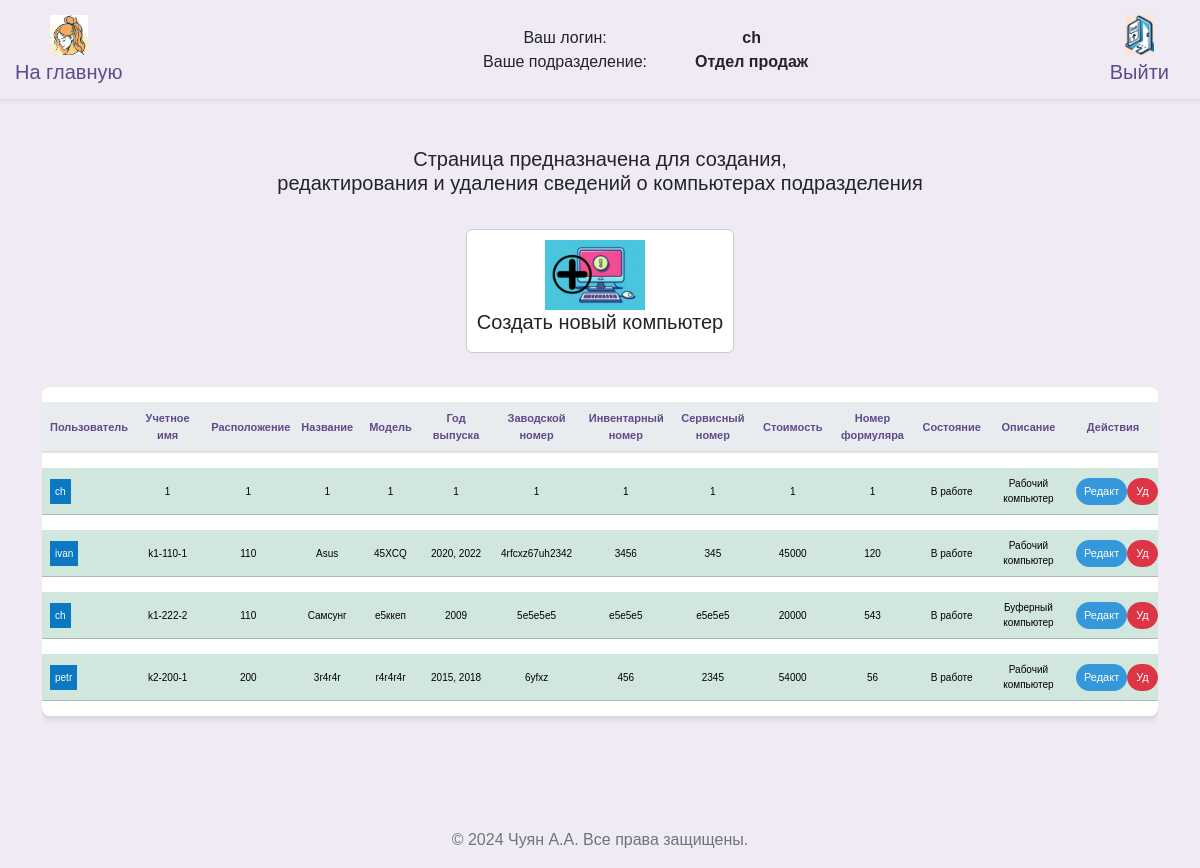
/arms (signed in), run on an earlier commit of the app's database.
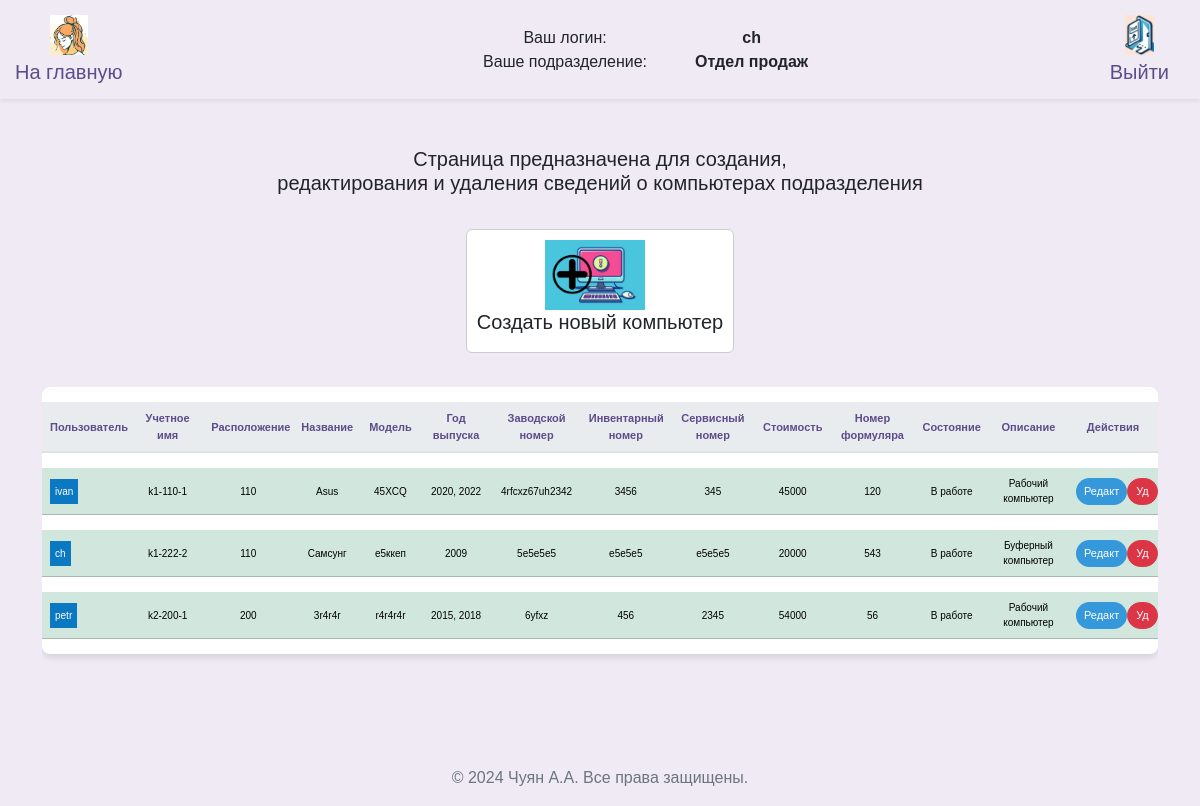
And on a later commit of the database.
### src/database/models.py (models this page shows, shortened)
class Worker(Base):
    __tablename__ = "worker"
    id = Column(Integer, primary_key=True)
    role = Column(Enum(Role), default=Role.guest)
    fio = Column(String)
    name = Column(String, unique=True)
    password = Column(String)
    department = Column(String)
    position = Column(String)
    description = Column(String, default=None)
    conn_worker_arm = relationship(
        "Arm", back_populates="conn_arm_worker"
    )

class Arm(Base):
    __tablename__ = "arm"
    id = Column(Integer, primary_key=True)
    title = Column(String, unique=True)
    department_arm = Column(String)
    location = Column(String)
    name = Column(String)
    model = Column(String)
    release = Column(String)
    num_serial = Column(String)
    num_invent = Column(String)
    num_service = Column(String)
    price = Column(String)
    formular = Column(String)
    state = Column(String)
    description = Column(String, default=None)
    description2 = Column(String, default=None)
    description3 = Column(String, default=None)
    id_worker = Column(Integer, ForeignKey("worker.id"), default=1)
    conn_arm_worker = relationship(
        "Worker", back_populates="conn_worker_arm"
    )

### src/frontend/router.py (the view)
@router.get("/arms")
async def get_arms(
    request: Request,
    worker: Worker = Depends(get_worker_or_redirect),
    session: AsyncSession = Depends(get_session),
):
    data = await CRUDArm.get_all_arm_sorted(session)
    data_worker = await CRUDWorker.get_all(session)
    return templates.TemplateResponse(
        "arms/index.html",
        {"request": request, "worker": worker, "data": data, "data_worker": data_worker},
    )

### src/frontend/template/arms/index.html (shortened to what this page needs)
{% extends "base/base.html" %}
{% block content %}
<head>
</head>
<h5 class="mb-4" style="margin-bottom: 60px; text-align: center;">Страница предназначена для создания,<br> редактирования и удаления сведений о компьютерах подразделения</h5>
<div class="d-flex flex-wrap justify-content-center align-items-center">
  <a class="nav-link " href="#" data-bs-toggle="modal" data-bs-target="#modalCreateArm" data-bs-department-arm= "{{worker.department}}" style="text-decoration: none;" >
    <div class="d-flex align-items-center card" style="margin: 10px; border: 1px solid #ccc; padding: 10px; display: flex; justify-content: center;">
      <img src="../frontend/assets/img/icon_create_arm.jpg" alt="..." style="width: 100px; height: auto; margin-right: 10px;">
      <div>
        <h5 class="card-title" style="text-align: center;">Создать новый компьютер</h5>
      </div>
    </div>
  </a>
</div>
<div class="row">
  <div class="col-12">
    <div class="table-responsive">
      <table class="table table-hover table-shadow table-rounded">
        <thead>
          <tr>
            <th scope="col" >Пользователь</th>
            <th scope="col" >Учетное имя</th>
            <th scope="col" >Расположение</th>
            <th scope="col" >Название</th>
            <th scope="col" >Модель</th>
            <th scope="col" >Год выпуска</th>
            <th scope="col" >Заводской номер</th>
            <th scope="col" >Инвентарный номер</th>
            <th scope="col" >Сервисный номер</th>
            <th scope="col" >Стоимость</th>
            <th scope="col" >Номер формуляра</th>
            <th scope="col" >Состояние</th>
            <th scope="col" >Описание</th>
            <th scope="col" >Действия</th>
          </tr>
        </thead>
        <tbody class="text-center">
          {% for tuple in data %}
            {% set object = tuple %}
              {% if object.department_arm == worker.department %}
                {% for tuple2 in data_worker %}
                  {% if tuple2.id == object.id_worker %}
                    {% set varUserName = tuple2.name %}
                    {% set varUserId = tuple2.id %}
                    <tr class="table-success">
                      <td>
                        <div style="display: flex;">
                          <span style="padding: 5px;
                            {% if varUserName == 'Нет пользователя' %}
                              background-color: #ff0000;
                            {% else %}
                              background-color: #0b79c2;
                            {% endif %}
                            color: white;">
                            {{varUserName}}
                          </span>
                        </div>
                      </td>
                      <td>{{ object.title }}</td>
                      <td>{{ object.location }}</td>
                      <td>{{ object.name }}</td>
                      <td>{{ object.model }}</td>
                      <td>{{ object.release }}</td>
                      <td>{{ object.num_serial }}</td>
                      <td>{{ object.num_invent }}</td>
                      <td>{{ object.num_service }}</td>
                      <td>{{ object.price }}</td>
                      <td>{{ object.formular }}</td>
                      <td>{{ object.state }}</td>
                      <td>{{ object.description }}</td>
                      <td>
                        <div style="display: flex;">
                          <button type="button" class="btn btn-primary btn-sm" style="background-color: #3498db; color: white; font-size: 11px;"
                            data-bs-toggle="modal"
                            data-bs-target="#modalUpdate"
                            data-bs-id="{{object.id}}"
                            data-bs-user="{{varUserName}}"
                            data-bs-title="{{object.title}}"
                            data-bs-location="{{object.location}}"
                            data-bs-name="{{object.name}}"
                            data-bs-model="{{object.model}}"
                            data-bs-release="{{object.release}}"
                            data-bs-num_serial="{{object.num_serial}}"
                            data-bs-num_invent="{{object.num_invent}}"
                            data-bs-num_service="{{object.num_service}}"
                            data-bs-price="{{object.price}}"
                            data-bs-formular="{{object.formular}}"
                            data-bs-state="{{object.state}}"
                            data-bs-description="{{object.description}}"
                            data-bs-workerdepartment= "{{worker.department}}"
                            data-bs-user_id="{{varUserId}}"
                            console.log(data-bs-user)
                            >
                            Редакт
                          </button>
                          <button type="button" class="btn btn-danger btn-sm" style="color: white; font-size: 11px;"
                            onclick="deleteArm('{{ object.id }}')">
                            Уд
                          </button>
                        </div>
                      </td>
                    </tr>
                {% endif %}
              {% endfor %}
            {% endif %}
          {% endfor %}
        </tbody>
      </table>
    </div>
  </div>
</div>
{% endblock %}

### src/frontend/template/base/base.html (shortened to what this page needs)
<!DOCTYPE html>
<html lang="ru">
<head>{% include 'base/head.html' %}</head>
<body>
  {% include 'base/nav.html' %}
  <div class="container my-5">
    {% block content %}{% endblock %}
  </div>
  {% include 'base/footer.html' %}
</body>
</html>

### src/frontend/template/base/head.html (shortened to what this page needs)
<head>
  <link rel="stylesheet" href="/frontend/assets/css/bootstrap.min.css">
  <link href="/frontend/assets/css/select2.min.css" rel="stylesheet" />
  <link rel="stylesheet" href="/frontend/assets/css/base.css">
</head>

### src/frontend/template/base/nav.html (shortened to what this page needs)
<nav class="navbar navbar-expand-lg navbar-light shadow-sm">
  <div class="container-fluid d-flex justify-content-between align-items-center">
    <a class="navbar-brand" href="/">
      <img src="/frontend/assets/img/logo_min.jpg" alt="Инвентарный учет Logo" id="brand-logo" style="max-height: 40px;">
      <span>На главную</span>
    </a>
    <div class="user-info">
      <div class="d-flex align-items-center">
        <span class="label">Ваш логин:</span>
        <span class="value">{{ worker.name }}</span>
      </div>
      <div class="d-flex align-items-center">
        <span class="label">Ваше подразделение:</span>
        <span class="value">{{ worker.department }}</span>
      </div>
    </div>
    <a class="navbar-brand" href="/logout">
      <img src="/frontend/assets/img/icon_exit.jpg" alt="Выход" id="exit" style="max-height: 40px;">
      <span>Выйти</span>
    </a>
  </div>
</nav>

### src/frontend/template/base/footer.html
﻿<footer style="text-align: center;">
  <p>&copy; 2024 Чуян А.А. Все права защищены.</p>
</footer>

### src/frontend/assets/css/base.css (style rules this page uses)
body { margin: 0; font-family: 'Nunito Sans', Arial, sans-serif; background-color: #efeaf4; }
.navbar { background-color: rgb(255, 255, 255), 255, 255); box-shadow: 0 4px 6px rgba(0, 0, 0, 0.1); }
.navbar-brand, .nav-link { color: #5e4b8b !important; }
.nav-link { margin: 0 10px; border-radius: 20px; transition: background-color 0.3s, color 0.3s; }
p { color: #6c757d; }
.table { background-color: #ffffff; color: #5e4b8b; border-collapse: separate; border-spacing: 0 15px; }
.table th, .table td { border-top: none !important; vertical-align: middle; }
.table thead th { background-color: #e9ecef; color: #5e4b8b; border-bottom: 2px solid #dee2e6; }
.table .btn, .table a { color: #7e57c2; transition: color 0.3s; }
.table td { padding: .5rem; }
.table-rounded { border-radius: .5rem; overflow: hidden; }
.table-shadow { box-shadow: 0 4px 6px rgba(0, 0, 0, 0.1); }
.btn { border-radius: 20px; }
.btn-primary { background-color: #8e44b0; border: none; color: #ffffff; transition: background-color 0.3s, color 0.3s, box-shadow 0.3s; }

### src/frontend/template/base/nav.html (style rules this page uses)
.navbar { padding: 10px 0; }
.container-fluid { padding: 0 15px; }
.navbar-brand { display: flex; flex-direction: column; align-items: center; text-align: center; max-width: 120px; white-space: normal; line-height: 1.2; }
.navbar-brand img { margin-bottom: 5px; }
.user-info { text-align: center; }
.label { display: inline-block; width: auto; margin-right: 5px; width: 250px; }
.value { font-weight: bold; flex: 1; }

### src/frontend/template/arms/index.html (style rules this page uses)
table { font-family: Arial, sans-serif; }
.table th, .table td { max-width: 90px; }
td { font-size: 10px; }
th { text-align: center; font-size: 11px; }

What changed in the data, as far as the page shows it:
removed Arm: title "1", location "1", name "1", model "1", release "1", num_serial "1", num_invent "1", num_service "1", price "1", formular "1", state "В работе", description "Рабочий компьютер", Worker (name "ch")
